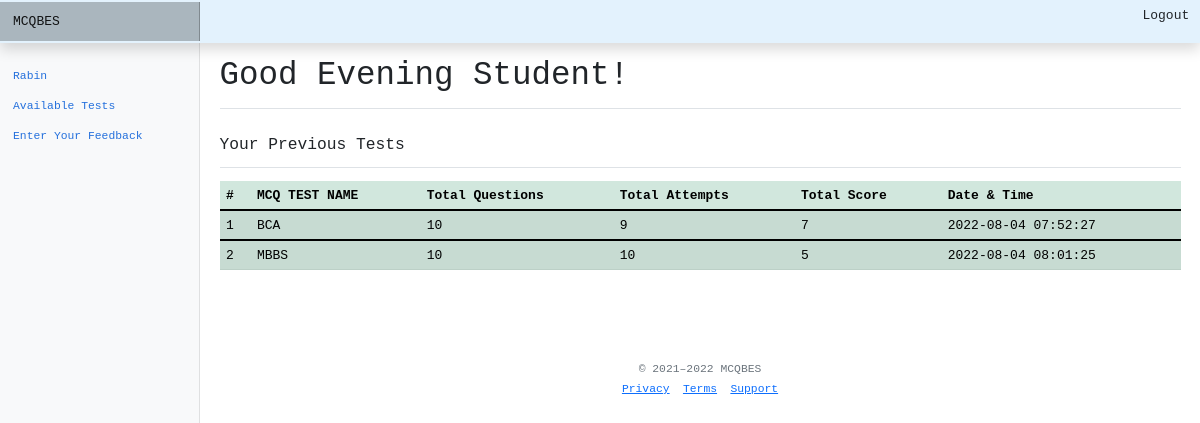
The app's page /dashboard.php (signed in) with its own data.
### tables this page shows
CREATE TABLE `exam` (
  `examid` int(11) NOT NULL,
  `eid` int(11) NOT NULL,
  `userid` int(11) NOT NULL,
  `marks` int(11) NOT NULL DEFAULT 0,
  `examdate` datetime NOT NULL DEFAULT current_timestamp(),
  `attempts` int(11) NOT NULL DEFAULT 0,
  `entrance_name` varchar(100) NOT NULL DEFAULT 'General Test',
  `totalquestion` int(3) NOT NULL DEFAULT 10
);

### dashboard.php (the view, shortened to what this page needs)
<?php
include("dashheader.php");
?>
    <main class="col-md-9 ms-sm-auto col-lg-10 px-md-4">
      <div class="d-flex justify-content-between flex-wrap flex-md-nowrap align-items-center pt-3 pb-2 mb-3 border-bottom">
        <h1 class="h1">
           <?php
            $h = date('G');
            if($h>=5 && $h<=11)
            {
                echo ("Good Morning Student!");
            }
            else if($h>=12 && $h<=15)
            {
                echo ("Good Afternoon Student!");
            }
            else
            {
                echo ("Good Evening Student!");
            }
            ?>
        </h1>
      </div>
      <div class="d-flex justify-content-between flex-wrap flex-md-nowrap align-items-center pt-3 pb-2 mb-3 border-bottom">
        <h5 class="h5">
      Your Previous Tests </h5>
          </div>
      <div class="table-responsive">
      <table class="table table-success table-striped">
          <thead>
            <tr>
              <th scope="col">#</th>
              <th scope="col">MCQ TEST NAME</th>
              <th scope="col">Total Questions</th>
              <th scope="col">Total Attempts</th>
              <th scope="col">Total Score</th>
              <th scope="col">Date & Time</th>
            </tr>
          </thead>
          <?php
                $conn=new mysqli("localhost","root","","mcqbes");
                $sql="SELECT * FROM exam WHERE userid='$userid' ";
                $result=$conn->query($sql);
                $i=1;
                foreach($result as $row)
                {
                    echo("<tbody>");
                    echo"<tr>";
                    echo("<td>".$i++."</td><td>".$row['entrance_name']."</td><td>".$row['totalquestion']."</td>");
                    echo("<td>".$row['attempts']."</td><td>".$row['marks']."</td><td>".$row['examdate']."</td>");
                    echo "
                    </tr>
                    </tbody>
                    ";
                }
                ?>
        </table>
      </div>
    <footer class="my-5 pt-5 text-muted text-center text-small">
    <p class="mb-1">&copy; 2021–2022 MCQBES</p>
    <ul class="list-inline">
    <li class="list-inline-item"><a href="privacy.php">Privacy</a></li>
      <li class="list-inline-item"><a href="termofuse.php">Terms</a></li>
      <li class="list-inline-item"><a href="feedback.php">Support</a></li>
    </ul>
  </footer>
    </main>
</body>
</html>

### admin.css (style rules this page uses)
body { font-size: .875rem; }
* { font-family: monospace; }

### records on screen
exam: entrance_name "BCA", totalquestion "10", attempts "9", marks "7", examdate "2022-08-04 07:52:27"
exam: entrance_name "MBBS", totalquestion "10", attempts "10", marks "5", examdate "2022-08-04 08:01:25"

### other values on screen
$row[username] "Rabin"
